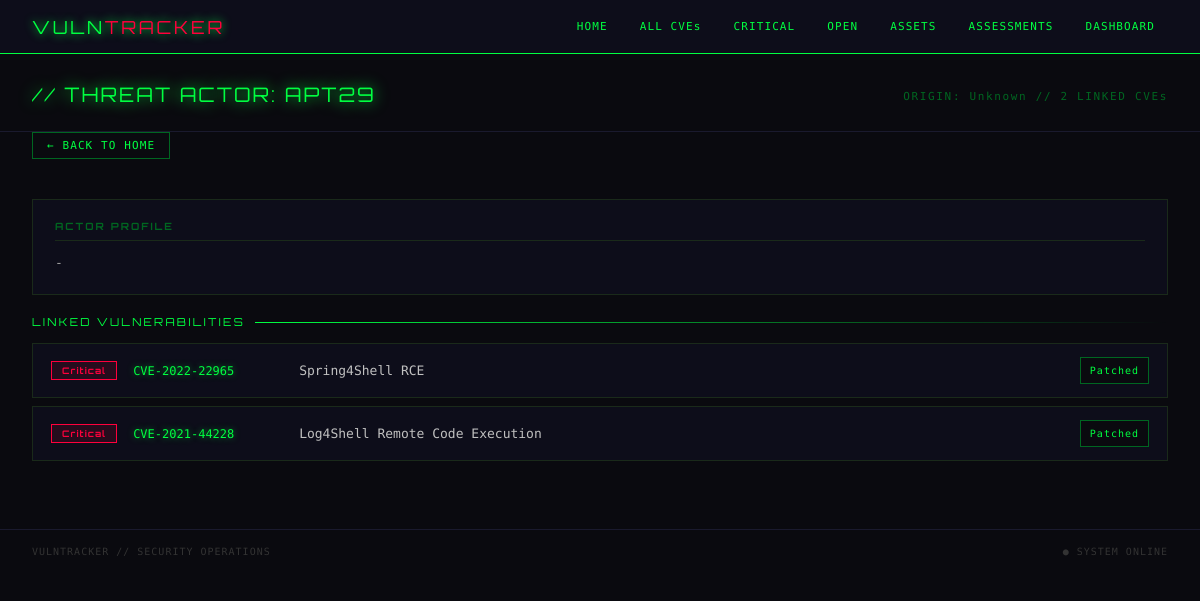
Screenshot of /actor/apt29/ with the database file from the repository.
### vulnerabilities/models.py (models this page shows, shortened)
class ThreatActor(models.Model):
    name = models.CharField(max_length=100)
    slug = models.SlugField(unique=True)
    origin = models.CharField(max_length=80)
    description = models.TextField()
    class Meta:
        ordering = ['name']

class Vulnerability(models.Model):
    SEV_CHOICES = [
        ('C', 'Critical'),
        ('H', 'High'),
        ('M', 'Medium'),
        ('L', 'Low'),
    ]
    STATUS_CHOICES = [
        ('O', 'Open'),
        ('IP', 'In-Progress'),
        ('P', 'Patched'),
    ]
    cve_id = models.CharField(max_length=50, unique=True)
    title = models.CharField(max_length=200)
    slug = models.SlugField(unique=True)
    description = models.TextField()
    remediation = models.TextField()
    affected_system = models.ForeignKey(
        AffectedSystem,
        on_delete=models.CASCADE,
        related_name='vulnerabilities'
    )
    severity = models.CharField(
        max_length=1,
        choices=SEV_CHOICES,
        default='M'
    )
    status = models.CharField(
        max_length=2,
        choices=STATUS_CHOICES,
        default='O'
    )
    discovered = models.DateTimeField(auto_now_add=True)
    threat_actor = models.ForeignKey(
        ThreatActor,
        on_delete=models.SET_NULL,
        null=True,
        blank=True,
        related_name='vulnerabilities'
    )
    class Meta:
        ordering = ['-discovered']
        verbose_name_plural = 'Vulnerabilities'

### vulnerabilities/views.py (the view)
# urls.py: path('actor/<slug:slug>/', views.actor_detail, name='actor-detail'),
def actor_detail(request, slug):
    actor = get_object_or_404(ThreatActor, slug=slug)
    vulns = Vulnerability.objects.filter(
        threat_actor=actor
    ).select_related('affected_system')
    return render(request, 'vulnerabilities/actor_detail.html', {
        'actor': actor,
        'vulns': vulns,
    })

### vulnerabilities/templates/vulnerabilities/actor_detail.html (shortened to what this page needs)
{% extends 'vulnerabilities/base.html' %}
{% block content %}
<div class="page-header">
  <div class="page-title">// THREAT ACTOR: {{ actor.name }}</div>
  <div class="page-sub">ORIGIN: {{ actor.origin }} // {{ vulns|length }} LINKED CVEs</div>
</div>
<a href="{% url 'home' %}" class="back-link">← BACK TO HOME</a>
<div class="section">
  <div class="detail-card" style="margin-bottom:20px">
    <h3>ACTOR PROFILE</h3>
    <p>{{ actor.description }}</p>
  </div>
  <div class="section-title">LINKED VULNERABILITIES</div>
  {% for vuln in vulns %}
  <a href="{% url 'vuln-detail' vuln.slug %}" class="vuln-card">
    <span class="sev-badge {% if vuln.severity == 'C' %}critical{% elif vuln.severity == 'H' %}high{% elif vuln.severity == 'M' %}medium{% elif vuln.severity == 'L' %}low{% endif %}">
      {{ vuln.get_severity_display }}
    </span>
    <span class="vuln-cve">{{ vuln.cve_id }}</span>
    <span class="vuln-title">{{ vuln.title }}</span>
    <span class="status-badge {% if vuln.status == 'O' %}open{% elif vuln.status == 'IP' %}in_progress{% elif vuln.status == 'P' %}patched{% endif %}">
      {{ vuln.get_status_display }}
    </span>
  </a>
  {% empty %}
  <p class="empty">// NO LINKED CVEs FOR THIS ACTOR</p>
  {% endfor %}
</div>
{% endblock %}

### vulnerabilities/static/vulnerabilities/style.css (style rules this page uses)
* { box-sizing: border-box; margin: 0; padding: 0; }
body { background: #0a0a0f; color: #00ff41; font-family: 'Share Tech Mono', monospace; min-height: 100vh; }
.page-header { display: flex; justify-content: space-between; align-items: center; flex-wrap: wrap; gap: 16px; padding: 28px 32px 20px; border-bottom: 1px solid #1a1a2e; }
.page-title { font-family: 'Orbitron', monospace; font-size: 20px; color: #00ff41; text-shadow: 0 0 15px #00ff41; letter-spacing: 0.1em; margin-bottom: 4px; }
.page-sub { font-size: 11px; color: #006621; letter-spacing: 0.15em; }
.section { padding: 20px 32px; }
.section-title { font-family: 'Orbitron', monospace; font-size: 11px; color: #00ff41; letter-spacing: 0.2em; margin-bottom: 14px; display: flex; align-items: center; gap: 10px; }
.section-title::after { content: ''; flex: 1; height: 1px; background: linear-gradient(to right, #00ff41, transparent); }
.vuln-card { border: 1px solid #1a2a1a; background: #0d0d1a; padding: 13px 18px; margin-bottom: 8px; display: flex; align-items: center; flex-wrap: wrap; gap: 16px; transition: all 0.2s; text-decoration: none; min-width: 0; }
.vuln-cve { font-size: 12px; color: #00ff41; min-width: 150px; text-shadow: 0 0 6px rgba(0,255,65,0.5); }
.vuln-title { font-size: 13px; color: #c0c0c0; flex: 1; min-width: 0; overflow-wrap: anywhere; }
.sev-badge { display: inline-block; font-size: 9px; padding: 3px 10px; letter-spacing: 0.12em; font-weight: 700; border: 1px solid; white-space: nowrap; font-family: 'Orbitron', monospace; }
.sev-badge.critical { color: #ff003c; border-color: #ff003c; background: rgba(255,0,60,0.1); }
.status-badge { display: inline-block; padding: 5px 9px; border: 1px solid #555566; color: #b0b0c0; font-size: 10px; letter-spacing: 1px; white-space: nowrap; font-family: 'Share Tech Mono', monospace; }
.status-badge.patched { border-color: #00ff41; color: #00ff41; }
.detail-card { border: 1px solid #1a2a1a; background: #0d0d1a; padding: 20px 22px; }
.detail-card h3 { font-family: 'Orbitron', monospace; font-size: 10px; color: #006621; letter-spacing: 0.2em; margin-bottom: 10px; padding-bottom: 8px; border-bottom: 1px solid #1a2a1a; }
.detail-card p { font-size: 13px; color: #a0a0a0; line-height: 1.8; }
.back-link { display: inline-block; color: #00ff41; text-decoration: none; font-size: 11px; letter-spacing: 0.1em; padding: 6px 14px; border: 1px solid #006621; margin: 0 32px 20px; transition: all 0.2s; }
nav, header, main, footer, .page-header, .section, .panel, .stats-row, .stats-grid, .asset-panel, .asset-list, .asset-card, .empty-state { position: relative; z-index: 1; }
.asset-page-header, .page-header { box-sizing: border-box; }
.status-badge { display: inline-flex; align-items: center; justify-content: center; max-width: 100%; padding: 5px 9px; border: 1px solid #34344a; background: #0a0a0f; color: #9292ad; font-size: 10px; letter-spacing: 1px; line-height: 1.5; overflow-wrap: anywhere; }
.status-badge.patched { border-color: #006621; color: #00ff41; }

### rows the page displays
ThreatActor: name "APT29", origin "Unknown", description "-"
Vulnerability: severity "Critical", cve_id "CVE-2022-22965", title "Spring4Shell RCE", status "Patched"
Vulnerability: severity "Critical", cve_id "CVE-2021-44228", title "Log4Shell Remote Code Execution", status "Patched"

### other values shown
{{ vulns|length }} "2"
